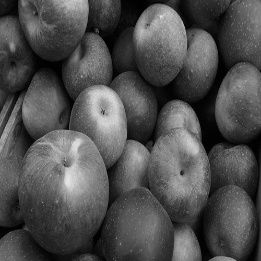
#> input picture images/Apple_height_261_resize.jpg, 261 x 261 px, given in place of banana1.jpg, which was not available
$ python 'RGB of images.py'
#> lines starting #> are read from the running program, lines starting #| are printed output that depends on the picture; pictures that were not available may be replaced by others from this repository, and a replacement may not be noted
#!/usr/bin/env python3
# -*- coding: utf-8 -*-
"""
Created on Sat Feb 12 12:46:35 2022

@author: vijaykrishna
"""
import cv2
import matplotlib.pyplot as plt

# reading the image
banana_image = cv2.imread('banana1.jpg')
#> banana_image is the input picture: shape (261, 261, 3); min 0, max 230, mean 78.9
apple_image = cv2.imread('apple1.jpg')
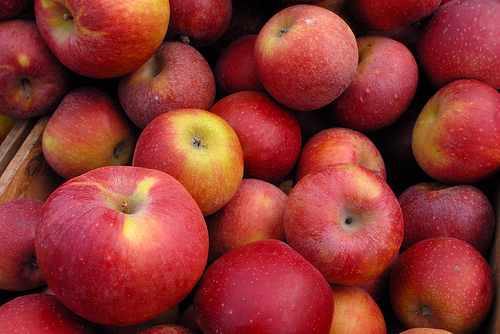
#> input picture images/apple1.jpg, 500 x 334 px, found by its file name
#> apple_image is the input picture: shape (334, 500, 3); mean B, G, R 48.9, 52.8, 142
guava_image = cv2.imread('guava1.jpg')
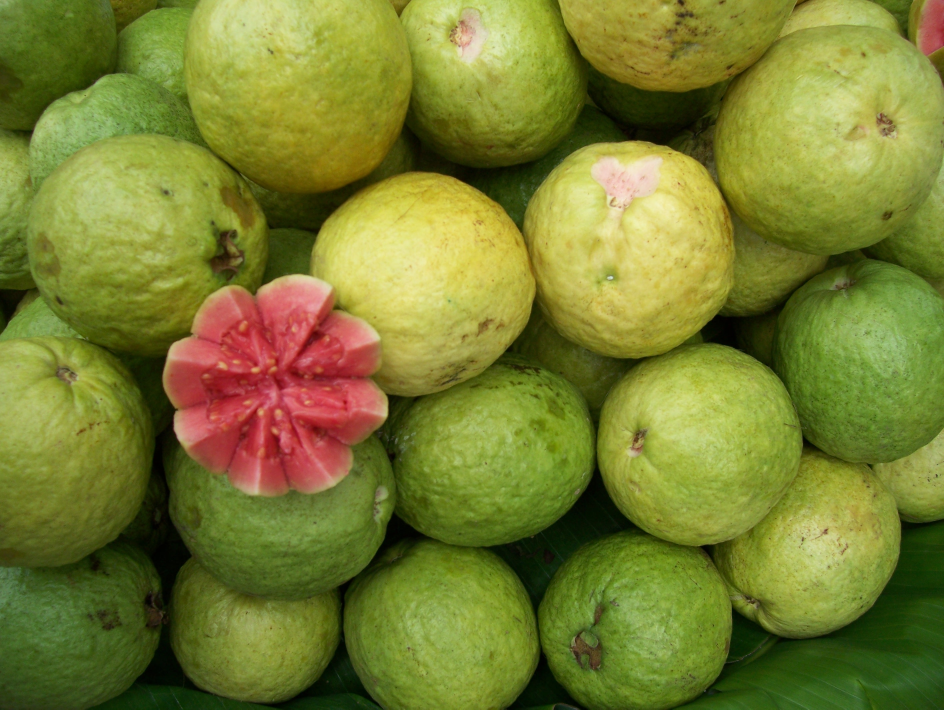
#> input picture images/guava1.jpg, 2832 x 2128 px, found by its file name (shown at 1/3 size)
#> guava_image is the input picture: shape (2128, 2832, 3); mean B, G, R 48.8, 126.8, 120.6

#print the dimensions of the image

print (banana_image.shape)
#| (261, 261, 3)
print (apple_image.shape)
#| (334, 500, 3)
print (guava_image.shape)
#| (2128, 2832, 3)

#RGB for banana
plt.imshow(banana_image[:,:,0])
plt.show()
plt.imshow(banana_image[:,:,1])
plt.show()
plt.imshow(banana_image[:,:,2])
plt.show()
#RGB for apple
plt.imshow(apple_image[:,:,0])
plt.show()
plt.imshow(apple_image[:,:,1])
plt.show()
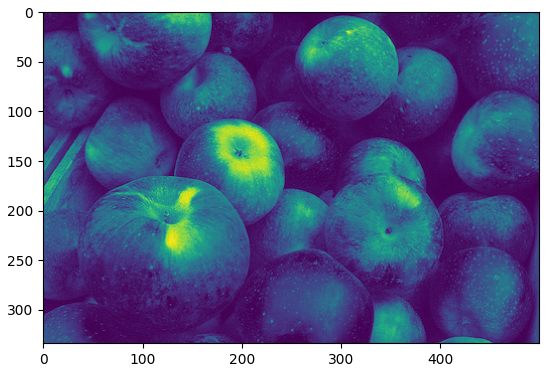
#> figure drawn by matplotlib, 1 panel
plt.imshow(apple_image[:,:,2])
plt.show()
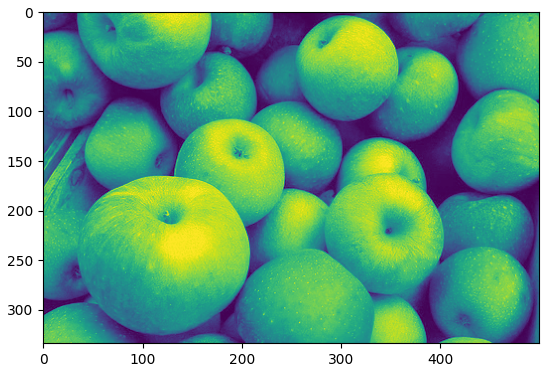
#> figure drawn by matplotlib, 1 panel
#RGB for Guava
plt.imshow(guava_image[:,:,0])
plt.show()
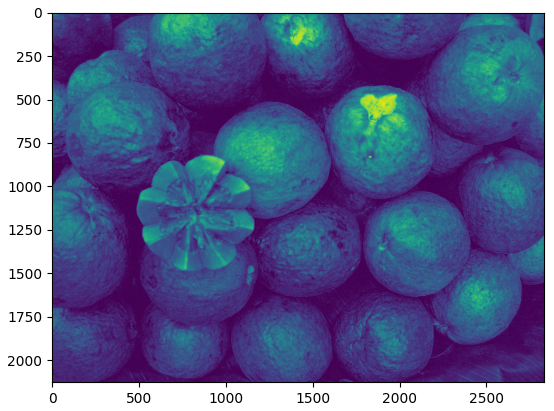
#> figure drawn by matplotlib, 1 panel
plt.imshow(guava_image[:,:,1])
plt.show()
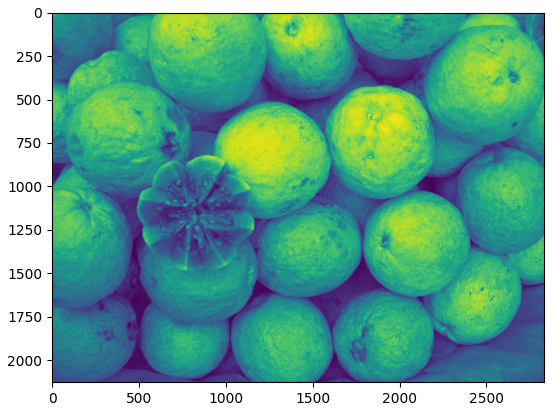
#> figure drawn by matplotlib, 1 panel
plt.imshow(guava_image[:,:,2])
plt.show()
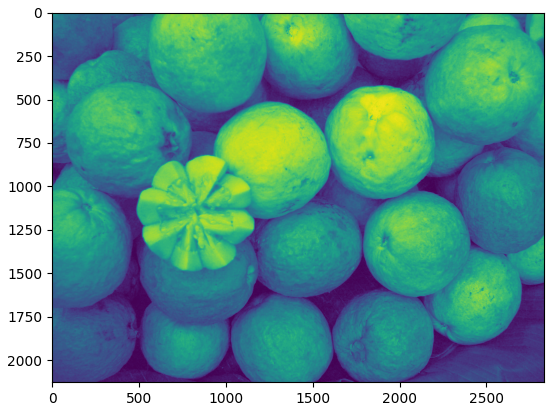
#> figure drawn by matplotlib, 1 panel
